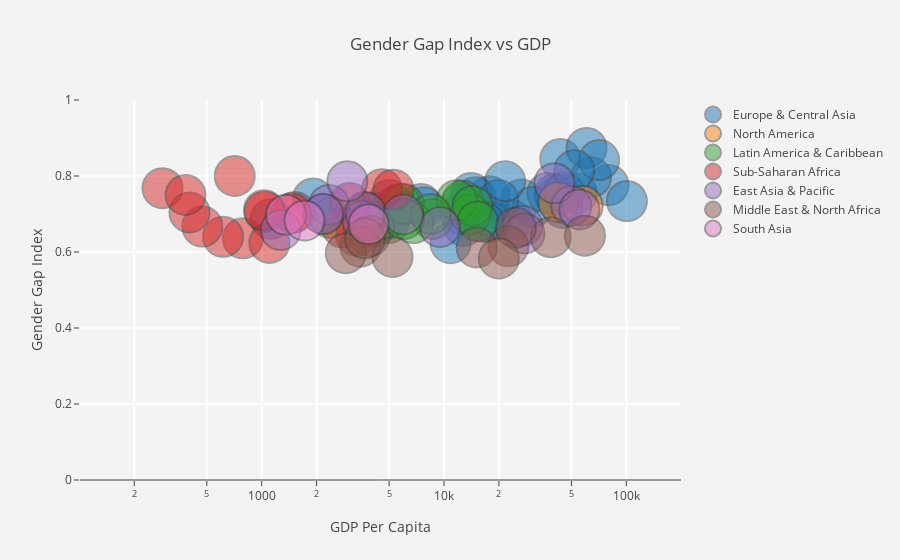

Source (notebook cell):
### Code cell
trace0 = go.Scatter(
    x=df_2016_gender['2016_GDPPerCapita'][df_2016_gender['Region'] == 'Europe & Central Asia'],
    y=df_2016_gender['2016_gendergap'][df_2016_gender['Region'] == 'Europe & Central Asia'],
    mode='markers',
    name='Europe & Central Asia',
    text=df_2016_gender['Country Name_x'][df_2016_gender['Region'] == 'Europe & Central Asia'],
    marker=dict(
        size=40,
        opacity=0.5,
        line=dict(
            width=2
        ),
        
    )
)

trace1 = go.Scatter(
    x=df_2016_gender['2016_GDPPerCapita'][df_2016_gender['Region'] == 'North America'],
    y=df_2016_gender['2016_gendergap'][df_2016_gender['Region'] == 'North America'],
    mode='markers',
    name='North America',
    text=df_2016_gender['Country Name_x'][df_2016_gender['Region'] == 'North America'],
    marker=dict(
        size=40,
        opacity=0.5,
        line=dict(
            width=2
        ),
        
    )
)

trace2 = go.Scatter(
    x=df_2016_gender['2016_GDPPerCapita'][df_2016_gender['Region'] == 'Latin America & Caribbean'],
    y=df_2016_gender['2016_gendergap'][df_2016_gender['Region'] == 'Latin America & Caribbean'],
    mode='markers',
    name='Latin America & Caribbean',
    text=df_2016_gender['Country Name_x'][df_2016_gender['Region'] == 'Latin America & Caribbean'],
    marker=dict(
        size=40,
        opacity=0.5,
        line=dict(
            width=2
        ),
        
    )
)

trace3 = go.Scatter(
    x=df_2016_gender['2016_GDPPerCapita'][df_2016_gender['Region'] == 'Sub-Saharan Africa'],
    y=df_2016_gender['2016_gendergap'][df_2016_gender['Region'] == 'Sub-Saharan Africa'],
    mode='markers',
    name='Sub-Saharan Africa',
    text=df_2016_gender['Country Name_x'][df_2016_gender['Region'] == 'Sub-Saharan Africa'],
    marker=dict(
        size=40,
        opacity=0.5,
        line=dict(
            width=2
        ),
        
    )
)

trace4 = go.Scatter(
    x=df_2016_gender['2016_GDPPerCapita'][df_2016_gender['Region'] == 'East Asia & Pacific'],
    y=df_2016_gender['2016_gendergap'][df_2016_gender['Region'] == 'East Asia & Pacific'],
    mode='markers',
    name='East Asia & Pacific',
    text=df_2016_gender['Country Name_x'][df_2016_gender['Region'] == 'East Asia & Pacific'],
    marker=dict(
        size=40,
        opacity=0.5,
        line=dict(
            width=2
        ),
        
    )
)
trace5 = go.Scatter(
    x=df_2016_gender['2016_GDPPerCapita'][df_2016_gender['Region'] == 'Middle East & North Africa'],
    y=df_2016_gender['2016_gendergap'][df_2016_gender['Region'] == 'Middle East & North Africa'],
    mode='markers',
    name='Middle East & North Africa',
    text=df_2016_gender['Country Name_x'][df_2016_gender['Region'] == 'Middle East & North Africa'],
    marker=dict(
        size=40,
        opacity=0.5,
        line=dict(
            width=2
        ),
        
    )
)
trace6 = go.Scatter(
    x=df_2016_gender['2016_GDPPerCapita'][df_2016_gender['Region'] == 'South Asia'],
    y=df_2016_gender['2016_gendergap'][df_2016_gender['Region'] == 'South Asia'],
    mode='markers',
    name='South Asia',
    text=df_2016_gender['Country Name_x'][df_2016_gender['Region'] == 'South Asia'],
    marker=dict(
        size=40,
        opacity=0.5,
        line=dict(
            width=2
        ),
        
    )
)



data=[trace0,trace1,trace2,trace3,trace4,trace5,trace6]
# range=[2.003297660701705, 5.191505530708712],
#         type='log'
layout = go.Layout(
    title='Gender Gap Index vs GDP',
    xaxis=dict(
        title='GDP Per Capita',
        gridcolor='rgb(255, 255, 255)',
        range=[2.003297660701705, 5.3],
        type='log',
        zerolinewidth=1,
        ticklen=5,
        gridwidth=2,
    ),
    yaxis=dict(
        title='Gender Gap Index',
        gridcolor='rgb(255, 255, 255)',
        range=[0,1],
        zerolinewidth=1,
        ticklen=5,
        gridwidth=2,
    ),
    paper_bgcolor='rgb(243, 243, 243)',
    plot_bgcolor='rgb(243, 243, 243)',
)
fig=go.Figure(data=data,layout=layout)
py.offline.iplot(fig)
# py.plotly.plot(fig, filename = 'Gender-Gap-Index-vs-GDP', auto_open=True)

### Figure 1 — Plotly figure (JSON) as saved in the notebook; plotly's stock layout.template omitted (floating-point values rounded to 4 significant figures)
{"data": [{"marker": {"line": {"width": 2}, "opacity": 0.5, "size": 40}, "mode": "markers", "name": "Europe & Central Asia", "text": ["Albania", "Armenia", "Austria", "Azerbaijan", "Belgium", "Bulgaria", "Bosnia and Herzegovina", "Belarus", "Switzerland", "Cyprus", "Czech Republic", "Denmark", "Spain", "Estonia", "Finland", "France", "United Kingdom", "Georgia", "Greece", "Croatia", "Hungary", "Ireland", "Iceland", "Italy", "Kazakhstan", "Kyrgyz Republic", "Lithuania", "Luxembourg", "Latvia", "Moldova", "Macedonia, FYR", "Netherlands", "Norway", "Poland", "Portugal", "Serbia", "Slovak Republic", "Slovenia", "Sweden", "Turkey", "Ukraine"], "type": "scatter", "uid": "c6e1dfb6-4f96-42ea-9355-43a0e082dd51", "x": [4132.0, 3606.0, 44730.0, 3881.0, 41260.0, 7469.0, 4809.0, 5023.0, 79870.0, 23540.0, 18480.0, 53580.0, 26620.0, 17740.0, 43430.0, 36870.0, 40410.0, 3866.0, 17880.0, 12300.0, 12820.0, 64100.0, 60530.0, 30670.0, 7715.0, 1121.0, 14910.0, 100700.0, 14070.0, 1913.0, 5163.0, 45640.0, 70890.0, 12420.0, 19870.0, 5426.0, 16530.0, 21650.0, 51840.0, 10860.0, 2186.0], "y": [0.704, 0.669, 0.716, 0.684, 0.745, 0.726, 0.685, 0.737, 0.776, 0.684, 0.69, 0.754, 0.738, 0.747, 0.845, 0.755, 0.752, 0.681, 0.68, 0.7, 0.669, 0.797, 0.874, 0.719, 0.718, 0.687, 0.744, 0.734, 0.755, 0.741, 0.696, 0.756, 0.842, 0.727, 0.737, 0.72, 0.679, 0.786, 0.815, 0.623, 0.7]}, {"marker": {"line": {"width": 2}, "opacity": 0.5, "size": 40}, "mode": "markers", "name": "North America", "text": ["Canada", "United States"], "type": "scatter", "uid": "75f6b08e-cc38-4895-9ae9-7ccc62872689", "x": [42350.0, 57590.0], "y": [0.731, 0.722]}, {"marker": {"line": {"width": 2}, "opacity": 0.5, "size": 40}, "mode": "markers", "name": "Latin America & Caribbean", "text": ["Argentina", "Belize", "Brazil", "Chile", "Colombia", "Costa Rica", "Dominican Republic", "Ecuador", "Guatemala", "Honduras", "Mexico", "Panama", "Peru", "El Salvador", "Uruguay"], "type": "scatter", "uid": "7ff03e95-34ea-437b-8ba1-93e551d34094", "x": [12650.0, 4960.0, 8639.0, 13960.0, 5757.0, 11730.0, 6794.0, 6019.0, 4141.0, 2375.0, 8444.0, 14330.0, 6031.0, 3769.0, 15300.0], "y": [0.735, 0.676, 0.687, 0.699, 0.727, 0.736, 0.676, 0.726, 0.666, 0.69, 0.7, 0.721, 0.687, 0.702, 0.681]}, {"marker": {"line": {"width": 2}, "opacity": 0.5, "size": 40}, "mode": "markers", "name": "Sub-Saharan Africa", "text": ["Angola", "Burundi", "Benin", "Burkina Faso", "Cabo Verde", "Ghana", "Gambia, The", "Kenya", "Lesotho", "Madagascar", "Mozambique", "Mauritania", "Namibia", "Rwanda", "Swaziland", "South Africa", "Zimbabwe"], "type": "scatter", "uid": "9347ffb9-4a07-457c-8f8f-18d319c1ff36", "x": [3309.0, 285.7, 788.5, 614.0, 3038.0, 1517.0, 472.3, 1463.0, 1040.0, 401.7, 382.1, 1102.0, 4561.0, 711.2, 2770.0, 5280.0, 1029.0], "y": [0.643, 0.768, 0.636, 0.64, 0.729, 0.705, 0.667, 0.702, 0.706, 0.704, 0.75, 0.624, 0.765, 0.8, 0.665, 0.764, 0.71]}, {"marker": {"line": {"width": 2}, "opacity": 0.5, "size": 40}, "mode": "markers", "name": "East Asia & Pacific", "text": ["Australia", "Brunei Darussalam", "Indonesia", "Cambodia", "Korea, Rep.", "Lao PDR", "Mongolia", "Malaysia", "New Zealand", "Philippines", "Singapore", "Thailand", "Vietnam"], "type": "scatter", "uid": "affd0181-7a90-449f-851c-5d2f32b35cf9", "x": [49900.0, 26940.0, 3570.0, 1270.0, 27610.0, 2339.0, 3694.0, 9508.0, 40330.0, 2951.0, 55240.0, 5979.0, 2171.0], "y": [0.721, 0.669, 0.682, 0.658, 0.649, 0.724, 0.705, 0.666, 0.781, 0.786, 0.712, 0.699, 0.7]}, {"marker": {"line": {"width": 2}, "opacity": 0.5, "size": 40}, "mode": "markers", "name": "Middle East & North Africa", "text": ["United Arab Emirates", "Bahrain", "Algeria", "Egypt, Arab Rep.", "Iran, Islamic Rep.", "Morocco", "Malta", "Oman", "Qatar", "Saudi Arabia", "Tunisia"], "type": "scatter", "uid": "155bafc4-fbf8-4de2-9d41-237d846ce0f3", "x": [38520.0, 22560.0, 3917.0, 3479.0, 5219.0, 2893.0, 24770.0, 15100.0, 59320.0, 19980.0, 3689.0], "y": [0.639, 0.615, 0.642, 0.614, 0.587, 0.597, 0.664, 0.612, 0.643, 0.583, 0.636]}, {"marker": {"line": {"width": 2}, "opacity": 0.5, "size": 40}, "mode": "markers", "name": "South Asia", "text": ["Bangladesh", "India", "Sri Lanka"], "type": "scatter", "uid": "75996e41-5a5f-4d26-b231-10b80d14b7ca", "x": [1359.0, 1717.0, 3857.0], "y": [0.698, 0.683, 0.673]}], "layout": {"paper_bgcolor": "rgb(243, 243, 243)", "plot_bgcolor": "rgb(243, 243, 243)", "title": "Gender Gap Index vs GDP", "xaxis": {"gridcolor": "rgb(255, 255, 255)", "gridwidth": 2, "range": [2.003, 5.3], "ticklen": 5, "title": "GDP Per Capita", "type": "log", "zerolinewidth": 1}, "yaxis": {"gridcolor": "rgb(255, 255, 255)", "gridwidth": 2, "range": [0, 1], "ticklen": 5, "title": "Gender Gap Index", "zerolinewidth": 1}}}
